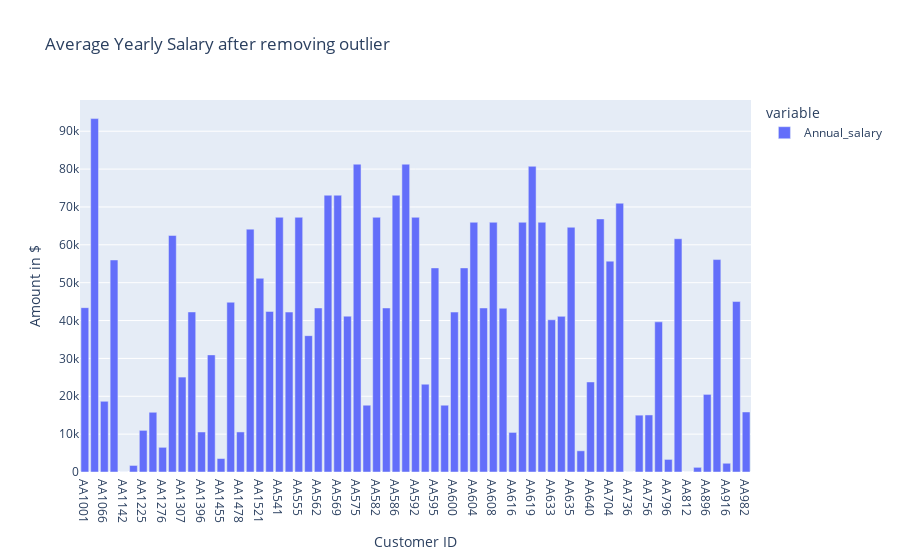

The cell this chart's notebook holds for it:
### Code cell
fig = px.bar(annual_salary_DataFrame_without_outlier, title="Average Yearly Salary after removing outlier", 
            labels={"value": "Amount in $", "index": "Customer ID"})
fig.update_layout(uniformtext_minsize=8, uniformtext_mode='hide')
fig.show()

### Figure 1 — Plotly figure (JSON) as saved in the notebook; plotly's stock layout.template omitted (floating-point values rounded to 4 significant figures)
{"data": [{"alignmentgroup": "True", "hovertemplate": "variable=Annual_salary<br>Customer ID=%{x}<br>Amount in $=%{y}<extra></extra>", "legendgroup": "Annual_salary", "marker": {"color": "#636efa"}, "name": "Annual_salary", "offsetgroup": "Annual_salary", "orientation": "v", "showlegend": true, "textposition": "auto", "type": "bar", "x": ["AA1001", "AA1056", "AA1066", "AA1133", "AA1142", "AA1242", "AA1225", "AA1238", "AA1276", "AA1301", "AA1307", "AA1382", "AA1396", "AA1418", "AA1455", "AA1480", "AA1478", "AA1520", "AA1521", "AA516", "AA541", "AA546", "AA555", "AA557", "AA562", "AA564", "AA569", "AA573", "AA575", "AA579", "AA582", "AA581", "AA586", "AA588", "AA592", "AA598", "AA595", "AA597", "AA600", "AA601", "AA604", "AA607", "AA608", "AA614", "AA616", "AA618", "AA619", "AA622", "AA633", "AA634", "AA635", "AA638", "AA640", "AA698", "AA704", "AA707", "AA736", "AA747", "AA756", "AA809", "AA796", "AA805", "AA812", "AA863", "AA896", "AA920", "AA916", "AA930", "AA982"], "xaxis": "x", "y": [43410.0, 93330.0, 18680.0, 56000.0, 12, 1730.0, 10990.0, 15780.0, 6517.0, 62460.0, 25070.0, 42270.0, 10570.0, 30930.0, 3560.0, 44840.0, 10580.0, 64140.0, 51160.0, 42410.0, 67270.0, 42240.0, 67270.0, 36010.0, 43320.0, 73100.0, 73100.0, 41150.0, 81300.0, 17640.0, 67270.0, 43320.0, 73100.0, 81300.0, 67270.0, 23190.0, 53900.0, 17640.0, 42240.0, 53900.0, 65950.0, 43320.0, 65950.0, 43250.0, 10460.0, 65950.0, 80730.0, 65950.0, 40190.0, 41100.0, 64640.0, 5599.0, 23780.0, 66840.0, 55690.0, 70983, 12.96, 15010.0, 15070.0, 39654, 3324.0, 61610.0, 3.36, 1230, 20500.0, 56100.0, 2308.0, 45010.0, 15850.0], "yaxis": "y"}], "layout": {"autosize": true, "barmode": "relative", "legend": {"title": {"text": "variable"}, "tracegroupgap": 0}, "title": {"text": "Average Yearly Salary after removing outlier"}, "uniformtext": {"minsize": 8, "mode": "hide"}, "xaxis": {"anchor": "y", "autorange": true, "domain": [0, 1], "range": [-0.5, 68.5], "title": {"text": "Customer ID"}, "type": "category"}, "yaxis": {"anchor": "x", "autorange": true, "domain": [0, 1], "range": [0, 98250.0], "title": {"text": "Amount in $"}, "type": "linear"}}}
